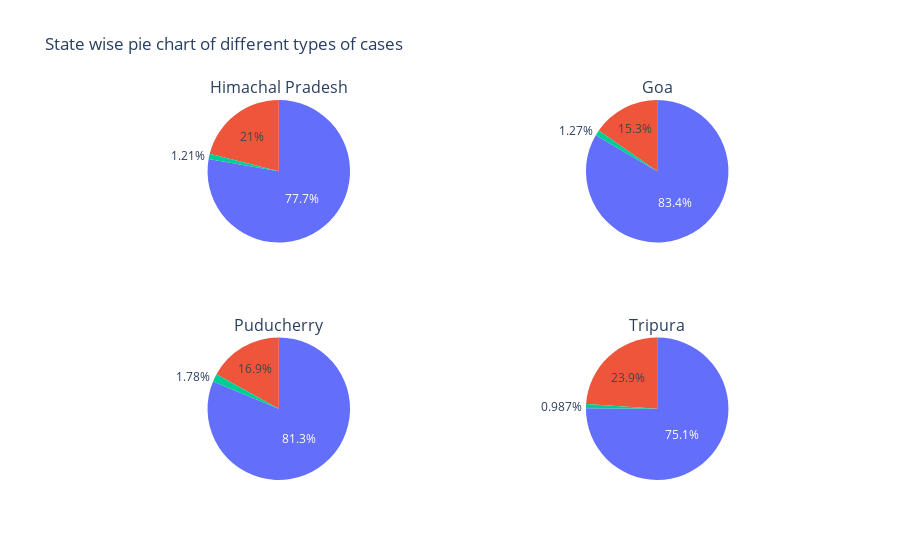

The code cell stored with this chart in its notebook:
### Code cell
specs = [[{'type':'domain'}, {'type':'domain'}],[{'type':'domain'}, {'type':'domain'}]]
fig = make_subplots(rows=2, cols=2, specs=specs, subplot_titles=["Himachal Pradesh","Goa","Puducherry","Tripura"])

#Goa
goa_active = statecases['Active Cases'].iloc[20]
goa_cured = statecases['Cured/Discharged'].iloc[20]
goa_death = statecases['Death'].iloc[20]

labels=['Active Cases','Cured/Discharged','Death']
values_goa=[goa_active,goa_cured,goa_death]
fig.add_trace(go.Pie(labels=labels, values=values_goa), 1, 1)

#Puducherry
pd_active = statecases['Active Cases'].iloc[21]
pd_cured = statecases['Cured/Discharged'].iloc[21]
pd_death = statecases['Death'].iloc[21]

labels=['Active Cases','Cured/Discharged','Death']
values_pd=[pd_active,pd_cured,pd_death]
fig.add_trace(go.Pie(labels=labels, values=values_pd), 1, 2)

#Tripura
tp_active = statecases['Active Cases'].iloc[22]
tp_cured = statecases['Cured/Discharged'].iloc[22]
tp_death = statecases['Death'].iloc[22]

labels=['Active Cases','Cured/Discharged','Death']
values_tp=[tp_active,tp_cured,tp_death]
fig.add_trace(go.Pie(labels=labels, values=values_tp), 2, 1)

#Himachal Pradesh
hp_active = statecases['Active Cases'].iloc[23]
hp_cured = statecases['Cured/Discharged'].iloc[23]
hp_death = statecases['Death'].iloc[23]

labels=['Active Cases','Cured/Discharged','Death']
values_hp=[hp_active,hp_cured,hp_death]
fig.add_trace(go.Pie(labels=labels, values=values_hp), 2, 2)

fig.update(layout_title_text='State wise pie chart of different types of cases',layout_showlegend=False)
fig = go.Figure(fig)
fig.show()

### Figure 1 — Plotly figure (JSON) as saved in the notebook; plotly's stock layout.template omitted (floating-point values rounded to 4 significant figures)
{"data": [{"domain": {"x": [0, 0.45], "y": [0.625, 1]}, "labels": ["Active Cases", "Cured/Discharged", "Death"], "type": "pie", "values": [12465, 46058, 716]}, {"domain": {"x": [0.55, 1], "y": [0.625, 1]}, "labels": ["Active Cases", "Cured/Discharged", "Death"], "type": "pie", "values": [5920, 32317, 491]}, {"domain": {"x": [0, 0.45], "y": [0, 0.375]}, "labels": ["Active Cases", "Cured/Discharged", "Death"], "type": "pie", "values": [5327, 25543, 558]}, {"domain": {"x": [0.55, 1], "y": [0, 0.375]}, "labels": ["Active Cases", "Cured/Discharged", "Death"], "type": "pie", "values": [7584, 23801, 313]}], "layout": {"annotations": [{"font": {"size": 16}, "showarrow": false, "text": "Himachal Pradesh", "x": 0.225, "xanchor": "center", "xref": "paper", "y": 1, "yanchor": "bottom", "yref": "paper"}, {"font": {"size": 16}, "showarrow": false, "text": "Goa", "x": 0.775, "xanchor": "center", "xref": "paper", "y": 1, "yanchor": "bottom", "yref": "paper"}, {"font": {"size": 16}, "showarrow": false, "text": "Puducherry", "x": 0.225, "xanchor": "center", "xref": "paper", "y": 0.375, "yanchor": "bottom", "yref": "paper"}, {"font": {"size": 16}, "showarrow": false, "text": "Tripura", "x": 0.775, "xanchor": "center", "xref": "paper", "y": 0.375, "yanchor": "bottom", "yref": "paper"}], "showlegend": false, "title": {"text": "State wise pie chart of different types of cases"}}}
